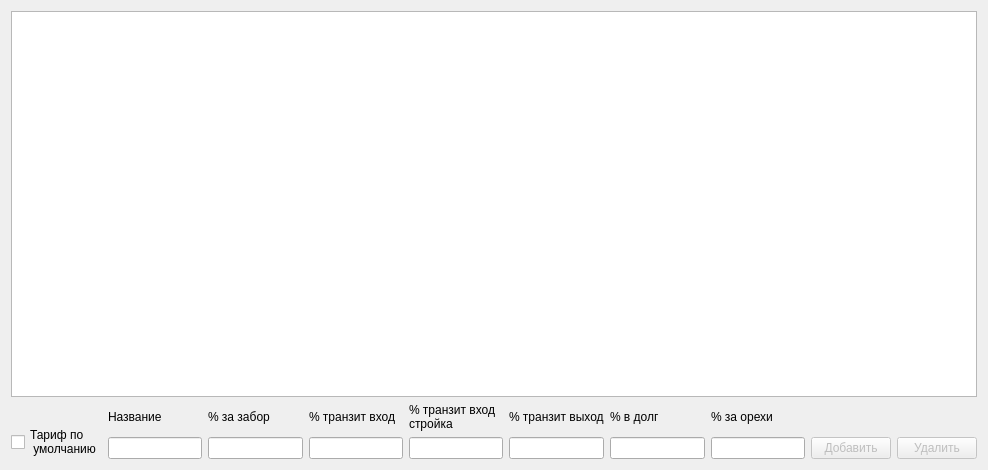
<?xml version="1.0" encoding="UTF-8"?>
<ui version="4.0">
 <class>class_ref_tarif</class>
 <widget class="QWidget" name="class_ref_tarif">
  <property name="geometry">
   <rect>
    <x>0</x>
    <y>0</y>
    <width>988</width>
    <height>470</height>
   </rect>
  </property>
  <property name="windowTitle">
   <string>Form</string>
  </property>
  <layout class="QGridLayout" name="gridLayout">
   <item row="1" column="0">
    <layout class="QHBoxLayout" name="horizontalLayout">
     <item>
      <layout class="QVBoxLayout" name="verticalLayout">
       <item>
        <widget class="QLabel" name="label">
         <property name="text">
          <string/>
         </property>
        </widget>
       </item>
       <item>
        <widget class="QCheckBox" name="checkBox_def">
         <property name="text">
          <string>Тариф по
 умолчанию</string>
         </property>
        </widget>
       </item>
      </layout>
     </item>
     <item>
      <layout class="QVBoxLayout" name="verticalLayout_5">
       <item>
        <widget class="QLabel" name="label_9">
         <property name="text">
          <string>Название</string>
         </property>
        </widget>
       </item>
       <item>
        <widget class="QLineEdit" name="lineEdit_name"/>
       </item>
      </layout>
     </item>
     <item>
      <layout class="QVBoxLayout" name="verticalLayout_2">
       <item>
        <widget class="QLabel" name="label_6">
         <property name="text">
          <string>% за забор</string>
         </property>
        </widget>
       </item>
       <item>
        <widget class="QLineEdit" name="lineEdit_perc_obnal"/>
       </item>
      </layout>
     </item>
     <item>
      <layout class="QVBoxLayout" name="verticalLayout_10">
       <item>
        <widget class="QLabel" name="label_12">
         <property name="text">
          <string>% транзит вход</string>
         </property>
        </widget>
       </item>
       <item>
        <widget class="QLineEdit" name="lineEdit_perc_trans_in"/>
       </item>
      </layout>
     </item>
     <item>
      <layout class="QVBoxLayout" name="verticalLayout_9">
       <item>
        <widget class="QLabel" name="label_11">
         <property name="text">
          <string>% транзит вход
стройка</string>
         </property>
        </widget>
       </item>
       <item>
        <widget class="QLineEdit" name="lineEdit_perc_trans_in_s"/>
       </item>
      </layout>
     </item>
     <item>
      <layout class="QVBoxLayout" name="verticalLayout_3">
       <item>
        <widget class="QLabel" name="label_7">
         <property name="text">
          <string>% транзит выход</string>
         </property>
        </widget>
       </item>
       <item>
        <widget class="QLineEdit" name="lineEdit_perc_trans_out"/>
       </item>
      </layout>
     </item>
     <item>
      <layout class="QVBoxLayout" name="verticalLayout_4">
       <item>
        <widget class="QLabel" name="label_8">
         <property name="text">
          <string>% в долг</string>
         </property>
        </widget>
       </item>
       <item>
        <widget class="QLineEdit" name="lineEdit_perc_dolg"/>
       </item>
      </layout>
     </item>
     <item>
      <layout class="QVBoxLayout" name="verticalLayout_6">
       <item>
        <widget class="QLabel" name="label_10">
         <property name="text">
          <string>% за орехи</string>
         </property>
        </widget>
       </item>
       <item>
        <widget class="QLineEdit" name="lineEdit_perc_nal"/>
       </item>
      </layout>
     </item>
     <item>
      <layout class="QVBoxLayout" name="verticalLayout_7">
       <item>
        <widget class="QLabel" name="label_2">
         <property name="text">
          <string/>
         </property>
        </widget>
       </item>
       <item>
        <widget class="QPushButton" name="pushButton_add_edit">
         <property name="enabled">
          <bool>false</bool>
         </property>
         <property name="text">
          <string>Добавить</string>
         </property>
        </widget>
       </item>
      </layout>
     </item>
     <item>
      <layout class="QVBoxLayout" name="verticalLayout_8">
       <item>
        <widget class="QLabel" name="label_3">
         <property name="text">
          <string/>
         </property>
        </widget>
       </item>
       <item>
        <widget class="QPushButton" name="pushButton_del">
         <property name="enabled">
          <bool>false</bool>
         </property>
         <property name="text">
          <string>Удалить</string>
         </property>
        </widget>
       </item>
      </layout>
     </item>
    </layout>
   </item>
   <item row="0" column="0">
    <widget class="QTableView" name="tableView">
     <property name="selectionMode">
      <enum>QAbstractItemView::ExtendedSelection</enum>
     </property>
     <property name="sortingEnabled">
      <bool>true</bool>
     </property>
    </widget>
   </item>
  </layout>
 </widget>
 <resources/>
 <connections/>
</ui>
